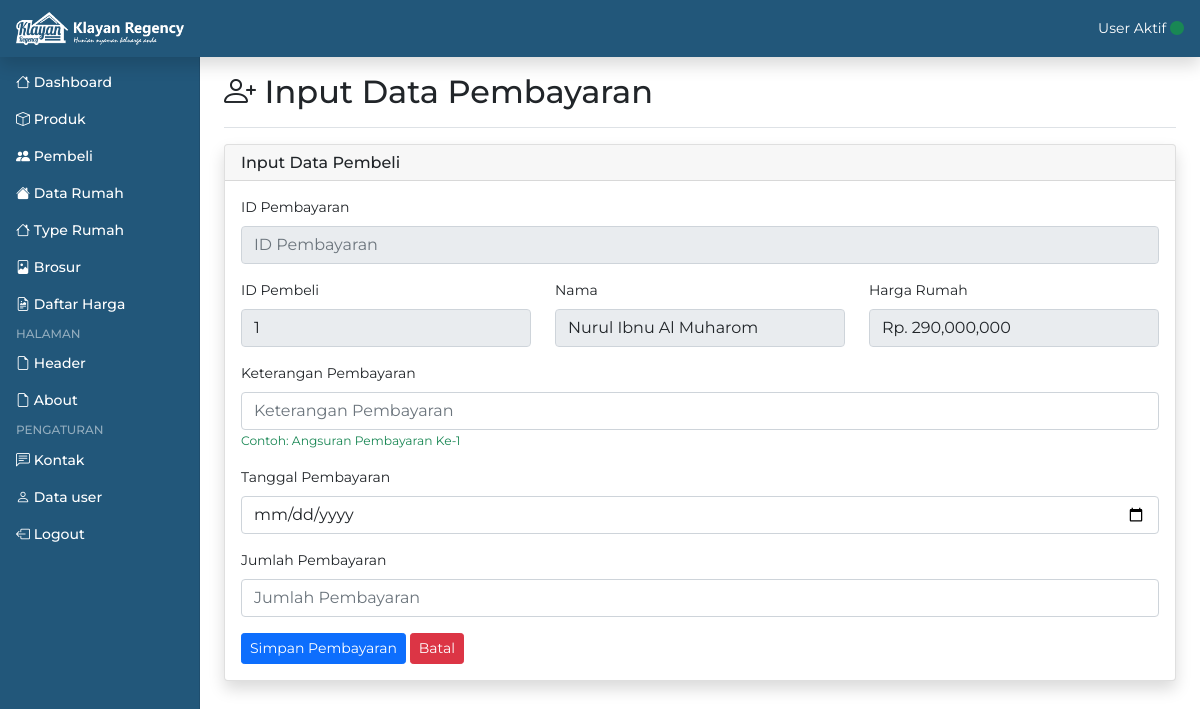
The page /admin/input_pembayaran.php?id_pembeli=1 (signed in) on the database its author committed.
### tables this page shows
CREATE TABLE `pembeli` (
  `id_pembeli` int(10) NOT NULL,
  `nama` varchar(100) NOT NULL,
  `alamat` text NOT NULL,
  `no_hp` varchar(30) NOT NULL,
  `jumlah_pembayaran` int(30) NOT NULL,
  `type_rumah` int(30) NOT NULL,
  `no_rumah` varchar(30) NOT NULL,
  `foto_ktp` varchar(100) NOT NULL,
  `foto_kk` varchar(100) NOT NULL,
  `foto_suratnikah` varchar(100) NOT NULL,
  `foto_npwp` varchar(100) NOT NULL
);

### admin/input_pembayaran.php (the view, shortened to what this page needs)
<?php
include 'include/koneksi.php';
$id_pembeli = $_GET['id_pembeli'];
$query = mysqli_query($koneksi, "SELECT * FROM pembeli WHERE id_pembeli='$id_pembeli'");
$row = mysqli_fetch_array($query, MYSQLI_ASSOC);
?>
<!doctype html>
<html lang="en">
  <?php include 'include/head.php'; ?>
  <body>
    <?php include 'include/header.php'; ?>
    <div class="container-fluid">
      <div class="row">
        <?php include 'include/sidebar.php'; ?>
        <main class="col-md-9 ms-sm-auto col-lg-10 px-md-4">
          <div class="d-flex justify-content-between flex-wrap flex-md-nowrap align-items-center pt-3 pb-2 mb-3 border-bottom">
            <h1 class="h2"><i class="bi bi-person-plus"></i> Input Data Pembayaran</h1>
          </div>
          <div class="row mt-3 mb-5">
            <div class="col-md-12">
              <div class="card border-left-primary shadow h-100">
              <h6 class="card-header">Input Data Pembeli</h6>
              <div class="card-body">
                <form method="post">
                  <div class="mb-3">
                    <label for="id" class="form-label">ID Pembayaran</label>
                    <input type="number" name="id_pembayaran" class="form-control" id="id" readonly="readonly" placeholder="ID Pembayaran">
                  </div>
                  <div class="row">
                    <div class="col-md-4">
                      <div class="mb-3">
                        <label for="id_pembeli" class="form-label">ID Pembeli</label>
                        <input type="number" name="id_pembeli" class="form-control" id="id_pembeli" readonly="readonly" value="<?= $row['id_pembeli']; ?>">
                      </div>
                    </div>
                    <div class="col-md-4">
                      <div class="mb-3">
                        <label class="form-label">Nama</label>
                        <input type="text" class="form-control" readonly="readonly" value="<?= $row['nama']; ?>">
                      </div>
                    </div>
                    <div class="col-md-4">
                      <div class="mb-3">
                        <label class="form-label">Harga Rumah</label>
                        <input class="form-control" readonly="readonly" value="Rp. <?= number_format($row['jumlah_pembayaran']); ?>">
                      </div>
                    </div>
                  </div>
                  <div class="mb-3">
                    <label for="keterangan" class="form-label">Keterangan Pembayaran</label>
                    <input type="text" name="keterangan" class="form-control" placeholder="Keterangan Pembayaran">
                    <small class="text-success">Contoh: Angsuran Pembayaran Ke-1</small>
                  </div>
                  <div class="mb-3">
                    <label for="tanggal" class="form-label">Tanggal Pembayaran</label>
                    <input type="date" name="tanggal" id="tanggal" class="form-control">
                  </div>
                  <div class="mb-3">
                    <label for="pembayaran" class="form-label">Jumlah Pembayaran</label>
                    <input type="number" name="pembayaran" class="form-control" placeholder="Jumlah Pembayaran">
                  </div>
                  <button type="submit" class="btn btn-sm btn-primary" name="save">Simpan Pembayaran</button>
                  <button type="reset" class="btn btn-sm btn-danger">Batal</button>
                </form>
                </div>
              </div>
            </div>
          </div>
        </main>
      </div>
    </div>
  </body>
</html>

### admin/assets/css/style.css (style rules this page uses)
* { font-family: 'Montserrat', sans-serif;; }

### admin/assets/css/dashboard.css (style rules this page uses)
body { font-size: .875rem; }

### rows shown on the page
pembeli: id_pembeli "1", nama "Nurul Ibnu Al Muharom", jumlah_pembayaran "Rp. 290,000,000"
